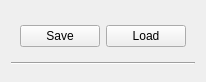
<?xml version="1.0" encoding="UTF-8"?>
<ui version="4.0">
 <class>PresetControllers</class>
 <widget class="QWidget" name="PresetControllers">
  <property name="geometry">
   <rect>
    <x>0</x>
    <y>0</y>
    <width>192</width>
    <height>82</height>
   </rect>
  </property>
  <property name="windowTitle">
   <string>Form</string>
  </property>
  <layout class="QVBoxLayout" name="verticalLayout">
   <item>
    <spacer name="verticalSpacer">
     <property name="orientation">
      <enum>Qt::Vertical</enum>
     </property>
     <property name="sizeHint" stdset="0">
      <size>
       <width>20</width>
       <height>0</height>
      </size>
     </property>
    </spacer>
   </item>
   <item>
    <widget class="QWidget" name="widget" native="true">
     <layout class="QHBoxLayout" name="horizontalLayout">
      <item>
       <widget class="QPushButton" name="pushB_save">
        <property name="text">
         <string>Save</string>
        </property>
       </widget>
      </item>
      <item>
       <widget class="QPushButton" name="pushB_load">
        <property name="text">
         <string>Load</string>
        </property>
       </widget>
      </item>
     </layout>
    </widget>
   </item>
   <item>
    <widget class="Line" name="line">
     <property name="orientation">
      <enum>Qt::Horizontal</enum>
     </property>
    </widget>
   </item>
   <item>
    <widget class="QWidget" name="widget_presets" native="true"/>
   </item>
  </layout>
 </widget>
 <resources/>
 <connections/>
</ui>
